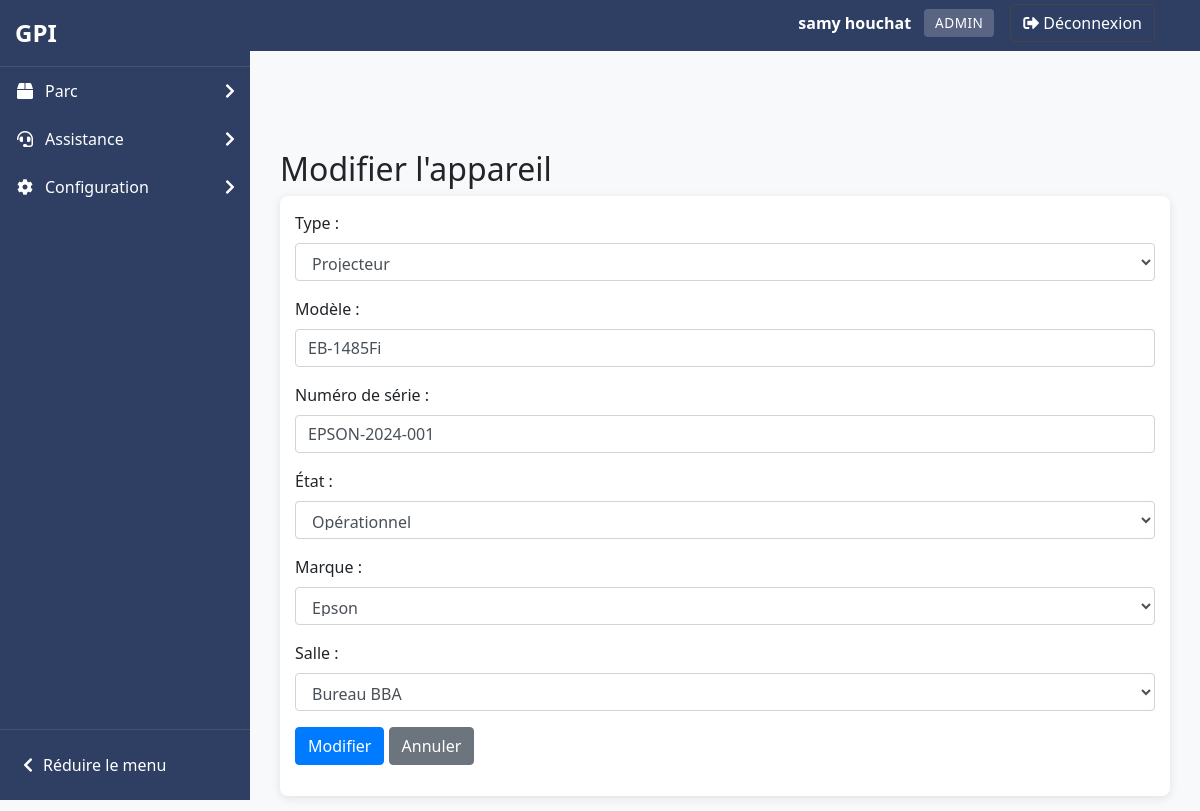
The app's page /includes/gestion.php?action=modifier&id=95 (signed in) with its own data.
### tables this page shows
CREATE TABLE IF NOT EXISTS `users` (
  `id_user` int NOT NULL AUTO_INCREMENT,
  `prenom` varchar(100) NOT NULL,
  `nom` varchar(100) NOT NULL,
  `email` varchar(255) NOT NULL,
  `password` varchar(255) NOT NULL,
  `id_role` int NOT NULL,
  `date_created` timestamp NULL DEFAULT CURRENT_TIMESTAMP,
  `code_utilisateur` varchar(6) DEFAULT NULL,
  PRIMARY KEY (`id_user`),
  UNIQUE KEY `email` (`email`),
  UNIQUE KEY `code_utilisateur` (`code_utilisateur`),
  KEY `fk_users_role` (`id_role`),
  KEY `idx_code_utilisateur` (`code_utilisateur`)
);

CREATE TABLE IF NOT EXISTS `roles` (
  `id_role` int NOT NULL AUTO_INCREMENT,
  `role_name` varchar(50) NOT NULL,
  PRIMARY KEY (`id_role`),
  UNIQUE KEY `role_name` (`role_name`)
);

CREATE TABLE IF NOT EXISTS `appareils` (
  `id_appareil` int NOT NULL AUTO_INCREMENT,
  `type` enum('Imprimante','Projecteur') NOT NULL,
  `modele` varchar(100) NOT NULL,
  `numero_serie` varchar(50) NOT NULL,
  `etat` enum('Operationnel','En panne') NOT NULL DEFAULT 'Operationnel',
  `id_marque` int NOT NULL,
  `id_salle` int UNSIGNED DEFAULT NULL,
  `date_ajout` timestamp NULL DEFAULT CURRENT_TIMESTAMP,
  `supprime_le` timestamp NULL DEFAULT NULL,
  `est_affecte` tinyint(1) GENERATED ALWAYS AS ((`id_salle` is not null)) VIRTUAL,
  PRIMARY KEY (`id_appareil`),
  UNIQUE KEY `numero_serie` (`numero_serie`),
  KEY `id_marque` (`id_marque`),
  KEY `id_salle` (`id_salle`),
  KEY `type` (`type`),
  KEY `etat` (`etat`),
  KEY `supprime_le` (`supprime_le`)
);

CREATE TABLE IF NOT EXISTS `marque` (
  `id_marque` int NOT NULL AUTO_INCREMENT,
  `nom_marque` varchar(255) NOT NULL,
  PRIMARY KEY (`id_marque`),
  UNIQUE KEY `nom_marque` (`nom_marque`)
);

CREATE TABLE IF NOT EXISTS `salles` (
  `id_salle` int UNSIGNED NOT NULL AUTO_INCREMENT,
  `nom_salle` varchar(50) NOT NULL,
  `etage` enum('2','3') NOT NULL,
  `groupe` enum('Administratif','Etude','Cisco') NOT NULL,
  PRIMARY KEY (`id_salle`),
  UNIQUE KEY `unique_salle_etage` (`nom_salle`,`etage`)
);

### includes/functions.php (the view, shortened to what this page needs)
<?php
function connectDB() {
    $host = 'localhost';
    $db   = 'gpii';
    $user = 'root';
    $pass = '';
    $charset = 'utf8mb4';
    $dsn = "mysql:host=$host;dbname=$db;charset=$charset";
    $options = [
        PDO::ATTR_ERRMODE => PDO::ERRMODE_EXCEPTION,
        PDO::ATTR_DEFAULT_FETCH_MODE => PDO::FETCH_ASSOC
    ];
    return new PDO($dsn, $user, $pass, $options);
}
function afficherHeader($titre, $niveau = 1, $afficher_sidebar = true) {
    $prefix = str_repeat('../', $niveau);
    echo '<!DOCTYPE html>';
    echo '<html lang="fr">';
    echo '<head>';
    echo '<link rel="stylesheet" href="' . $prefix . 'assets/css/bootstrap.css">';
    echo '<link rel="stylesheet" href="' . $prefix . 'assets/css/custom.css">';
    echo '<link rel="stylesheet" href="https://cdnjs.cloudflare.com/ajax/libs/font-awesome/5.15.3/css/all.min.css">';
    echo '</head>';
    echo '<body>';
    if ($afficher_sidebar) {
        echo '<div class="sidebar-glpi">';
        echo '<div class="sidebar-header">';
        echo '<a href="' . $prefix . 'index.php" class="logo-container">';
        echo '<span class="logo-text">GPI</span>';
        echo '</a>';
        echo '</div>';
        echo '<nav class="sidebar-nav">';
        echo '<ul class="sidebar-menu">';
        if (isset($_SESSION['user_role']) && ($_SESSION['user_role'] == 1 || $_SESSION['user_role'] == 2)) {
            echo '<li class="sidebar-item">';
            echo '<a href="#" class="sidebar-link">';
            echo '<i class="fas fa-box sidebar-icon"></i>';
            echo '<span>Parc</span>';
            echo '<i class="fas fa-chevron-right sidebar-arrow"></i>';
            echo '</a>';
            echo '</li>';
        }
        echo '<li class="sidebar-item">';
        echo '<a href="#" class="sidebar-link">';
        echo '<i class="fas fa-headset sidebar-icon"></i>';
        echo '<span>Assistance</span>';
        echo '<i class="fas fa-chevron-right sidebar-arrow"></i>';
        echo '</a>';
        echo '</li>';
        if (isset($_SESSION['user_role']) && $_SESSION['user_role'] == 1) {
            echo '<li class="sidebar-item">';
            echo '<a href="#" class="sidebar-link">';
            echo '<i class="fas fa-cog sidebar-icon"></i>';
            echo '<span>Configuration</span>';
            echo '<i class="fas fa-chevron-right sidebar-arrow"></i>';
            echo '</a>';
            echo '</li>';
        }
        echo '</ul>';
        echo '</nav>';
        echo '<div class="sidebar-footer">';
        echo '<button class="btn-collapse" id="collapseMenu">';
        echo '<i class="fas fa-chevron-left"></i>';
        echo '<span>Réduire le menu</span>';
        echo '</button>';
        echo '</div>';
        echo '</div>';
    }
    echo '<nav class="navbar navbar-expand-lg navbar-dark bg-primary mb-4" style="position: relative;">';
    echo '<div class="container d-flex justify-content-between align-items-center">';
    echo '<a class="navbar-brand" href="' . $prefix . 'index.php">GPI</a>';
    echo '<div class="d-flex align-items-center">';
    if (isset($_SESSION['user_id'])) {
        $pdo = connectDB();
        $stmt = $pdo->prepare("SELECT u.nom, u.prenom, r.role_name FROM users u JOIN roles r ON u.id_role = r.id_role WHERE u.id_user = ?");
        $stmt->execute([$_SESSION['user_id']]);
        $user = $stmt->fetch();
        echo '<div class="navbar-user-info mr-3">';
        echo '<span class="user-name text-white mr-2">' . htmlspecialchars($user['prenom'] . ' ' . $user['nom']) . '</span>';
        echo '<span class="user-role badge badge-light">' . htmlspecialchars($user['role_name']) . '</span>';
        echo '</div>';
        echo '<a href="' . $prefix . 'includes/logout.php" class="btn btn-outline-light"><i class="fas fa-sign-out-alt mr-1"></i>Déconnexion</a>';
    } else {
        echo '<a href="' . $prefix . 'index.php" class="btn btn-outline-light"><i class="fas fa-sign-in-alt mr-1"></i>Connexion</a>';
    }
    echo '</div>';
    echo '</div>';
    echo '</nav>';
    if ($afficher_sidebar) {
        echo '<div class="container" style="margin-top: 20px;">';
    } else {
        echo '<div class="container-fluid" style="margin-top: 20px;">';
    }
}
function afficherFooter() {
    echo '</div>';
    echo '</body>';
    echo '</html>';
}
function afficherFormulaire($data = null) {
    try {
        $pdo = connectDB();
        $marques = $pdo->query("SELECT * FROM marque ORDER BY nom_marque")->fetchAll();
        $salles = $pdo->query("SELECT * FROM salles ORDER BY nom_salle")->fetchAll();
        $values = $data ?: [
            'type' => 'Imprimante',
            'modele' => '',
            'numero_serie' => '',
            'etat' => 'Operationnel',
            'id_marque' => '',
            'id_salle' => ''
        ];
        ?>
        <div class="card">
            <div class="card-body">
                <form method="POST" action="../includes/gestion.php<?= $data ? '?action=modifier&id=' . $data['id_appareil'] : '?action=ajouter' ?>" class="needs-validation" novalidate>
                    <div class="form-group">
                        <label for="type">Type :</label>
                        <select name="type" id="type" class="form-control" required>
                            <option value="Projecteur" <?= $values['type'] === 'Projecteur' ? 'selected' : '' ?>>Projecteur</option>
                        </select>
                    </div>
                    <div class="form-group">
                        <label for="modele">Modèle :</label>
                        <input type="text" class="form-control" id="modele" name="modele" value="<?= htmlspecialchars($values['modele']) ?>" required>
                    </div>
                    <div class="form-group">
                        <label for="numero_serie">Numéro de série :</label>
                        <input type="text" class="form-control" id="numero_serie" name="numero_serie" value="<?= htmlspecialchars($values['numero_serie']) ?>" required pattern="[A-Za-z0-9-]+" minlength="3">
                    </div>
                    <div class="form-group">
                        <label for="etat">État :</label>
                        <select name="etat" id="etat" class="form-control" required>
                            <option value="Operationnel" <?= $values['etat'] === 'Operationnel' ? 'selected' : '' ?>>Opérationnel</option>
                        </select>
                    </div>
                    <div class="form-group">
                        <label for="id_marque">Marque :</label>
                        <select name="id_marque" id="id_marque" class="form-control" required>
                            <?php foreach($marques as $marque): ?>
                            <option value="<?= $marque['id_marque'] ?>" <?= $values['id_marque'] == $marque['id_marque'] ? 'selected' : '' ?>>
                                <?= htmlspecialchars($marque['nom_marque']) ?>
                            </option>
                            <?php endforeach; ?>
                        </select>
                    </div>
                    <div class="form-group">
                        <label for="id_salle">Salle :</label>
                        <select name="id_salle" id="id_salle" class="form-control">
                            <?php foreach($salles as $salle): ?>
                            <option value="<?= $salle['id_salle'] ?>" <?= $values['id_salle'] == $salle['id_salle'] ? 'selected' : '' ?>>
                                <?= htmlspecialchars($salle['nom_salle']) ?>
                            </option>
                            <?php endforeach; ?>
                        </select>
                    </div>
                    <div class="form-group">
                        <button type="submit" class="btn btn-primary"><?= $data ? 'Modifier' : 'Ajouter' ?></button>
                        <a href="../pages/common/Gestion_appareil.php" class="btn btn-secondary">Annuler</a>
                    </div>
                </form>
            </div>
        </div>
        <?php
    } catch (Exception $e) {
        echo '<div class="alert alert-danger">Erreur : ' . htmlspecialchars($e->getMessage()) . '</div>';
    }
}
?>

### assets/css/custom.css (style rules this page uses)
body { margin: 0; padding: 0; font-family: Arial, sans-serif; overflow-x: hidden; transition: all 0.3s ease; }
body .container { width: calc(100% - 30px); max-width: 1140px; margin-top: 70px; margin-left: auto; margin-right: auto; transition: all 0.3s ease; }
body:not(.sidebar-collapsed) { padding-left: 250px; }
.user-name { color: #fff; }
.user-role { background-color: rgba(255, 255, 255, 0.2); color: #fff; }
.btn-outline-light { border-color: #444; color: #fff; }
.navbar-brand { color: #fff !important; font-weight: bold; }
.navbar-user-info { display: flex; align-items: center; }
.sidebar-glpi { width: 250px; background-color: #2f3f63; color: white; height: 100vh; position: fixed; left: 0; top: 0; z-index: 1000; transition: all 0.3s ease; display: flex; flex-direction: column; }
.sidebar-header { padding: 15px; border-bottom: 1px solid rgba(255, 255, 255, 0.1); }
.logo-container { display: flex; align-items: center; text-decoration: none; color: white; }
.logo-text { font-size: 24px; font-weight: bold; color: white; }
.sidebar-nav { flex: 1; overflow-y: auto; padding-bottom: 20px; }
.sidebar-menu { list-style: none; padding: 0; margin: 0; }
.sidebar-item { position: relative; }
.sidebar-link { display: flex; align-items: center; padding: 12px 15px; color: white; text-decoration: none; transition: all 0.3s ease; }
.sidebar-icon { width: 20px; margin-right: 10px; text-align: center; }
.sidebar-arrow { margin-left: auto; transition: transform 0.3s ease; }
.sidebar-footer { padding: 15px; border-top: 1px solid rgba(255, 255, 255, 0.1); }
.btn-collapse { display: flex; align-items: center; background: none; border: none; color: white; cursor: pointer; padding: 8px; width: 100%; text-align: left; }
.btn-collapse i { margin-right: 10px; }
.card { border: none; box-shadow: 0 4px 15px rgba(0,0,0,0.08); border-radius: 8px; overflow: hidden; transition: all 0.3s ease; margin-bottom: 15px; }
.card-body { padding: 15px; }
.badge { font-weight: 500; padding: 0.4em 0.6em; border-radius: 4px; }
.card { border-radius: 8px; overflow: hidden; box-shadow: 0 2px 10px rgba(0,0,0,0.1); border: none; }
.form-control { border-radius: 4px; border: 1px solid #ced4da; padding: 8px 12px; }
body { font-family: 'Segoe UI', Tahoma, Geneva, Verdana, sans-serif; background-color: #f8f9fa; }
.badge { padding: 0.5em 0.8em; font-size: 0.85em; font-weight: 500; text-transform: uppercase; letter-spacing: 0.5px; }
.navbar { right: 250px; margin-right: -251px; }
.bg-primary { background-color: #2f3f63 !important; }

### records on screen
users: prenom+nom "samy houchat", id_role.role_name "ADMIN"
appareils: type "Projecteur", modele "EB-1485Fi", numero_serie "EPSON-2024-001", etat "Opérationnel", id_marque "Epson", id_salle "Bureau BBA"
